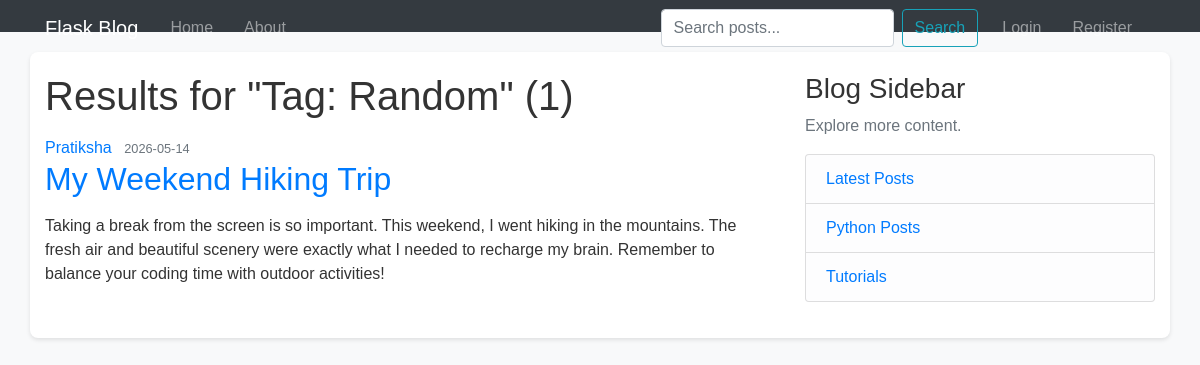
The app's page /tag/Random with its own data.
### flaskblog/models.py (models this page shows, shortened)
class Post(db.Model):
    id = db.Column(db.Integer, primary_key=True)
    title = db.Column(db.String(100), nullable=False)
    date_posted = db.Column(db.DateTime, nullable=False, default=datetime.now)
    content = db.Column(db.Text, nullable=False)
    user_id = db.Column(db.Integer, db.ForeignKey('user.id'), nullable=False)
    tags = db.relationship('Tag', secondary=post_tags, backref=db.backref('posts', lazy='dynamic'))
    comments = db.relationship('Comment', backref='post', lazy=True, cascade="all, delete-orphan")

class User(db.Model, UserMixin):
    id = db.Column(db.Integer, primary_key=True)
    username = db.Column(db.String(20), unique=True, nullable=False)
    email = db.Column(db.String(120), unique=True, nullable=False)
    image_file = db.Column(db.String(20), nullable=False, default='default.jpg')
    password = db.Column(db.String(60), nullable=False)
    posts = db.relationship('Post', backref='author', lazy=True)
    comments = db.relationship('Comment', backref='author', lazy=True)

### flaskblog/routes.py (the view)
@app.route("/tag/<string:tag_name>")
def tag_posts(tag_name):
    tag = Tag.query.filter_by(name=tag_name).first_or_404()
    posts = tag.posts.all()
    return render_template('search_results.html', title=tag.name, posts=posts, query=f"Tag: {tag_name}")

### flaskblog/templates/search_results.html
{% extends "layout.html" %}
{% block content %}
    <h1 class="mb-3">Results for "{{ query }}" ({{ posts|length }})</h1>
    {% for post in posts %}
        <article class="media content-section">
          <div class="media-body">
            <div class="article-metadata">
              <a class="mr-2" href="#">{{ post.author.username }}</a>
              <small class="text-muted">{{ post.date_posted.strftime('%Y-%m-%d') }}</small>
            </div>
            <h2><a class="article-title" href="{{ url_for('post', post_id=post.id) }}">{{ post.title }}</a></h2>
            <p class="article-content">{{ post.content|safe }}</p>
          </div>
        </article>
    {% else %}
        <p>No posts found matching your search.</p>
    {% endfor %}
{% endblock content %}

### flaskblog/static/main.css (style rules this page uses)
body { background-color: #f8f9fa; font-family: Arial, sans-serif; color: #333; }

### records on screen
Post: author.username "Pratiksha", date_posted "2026-05-14", title "My Weekend Hiking Trip", content "Taking a break from the screen is so important. This weekend, I went hiking in the mountains. The fresh air and beautiful scenery were exactly what I needed to recharge my brain. Remember to balance your coding time with outdoor activities!"

### other values on screen
{{ query }} "Tag: Random"
{{ posts|length }} "1"
